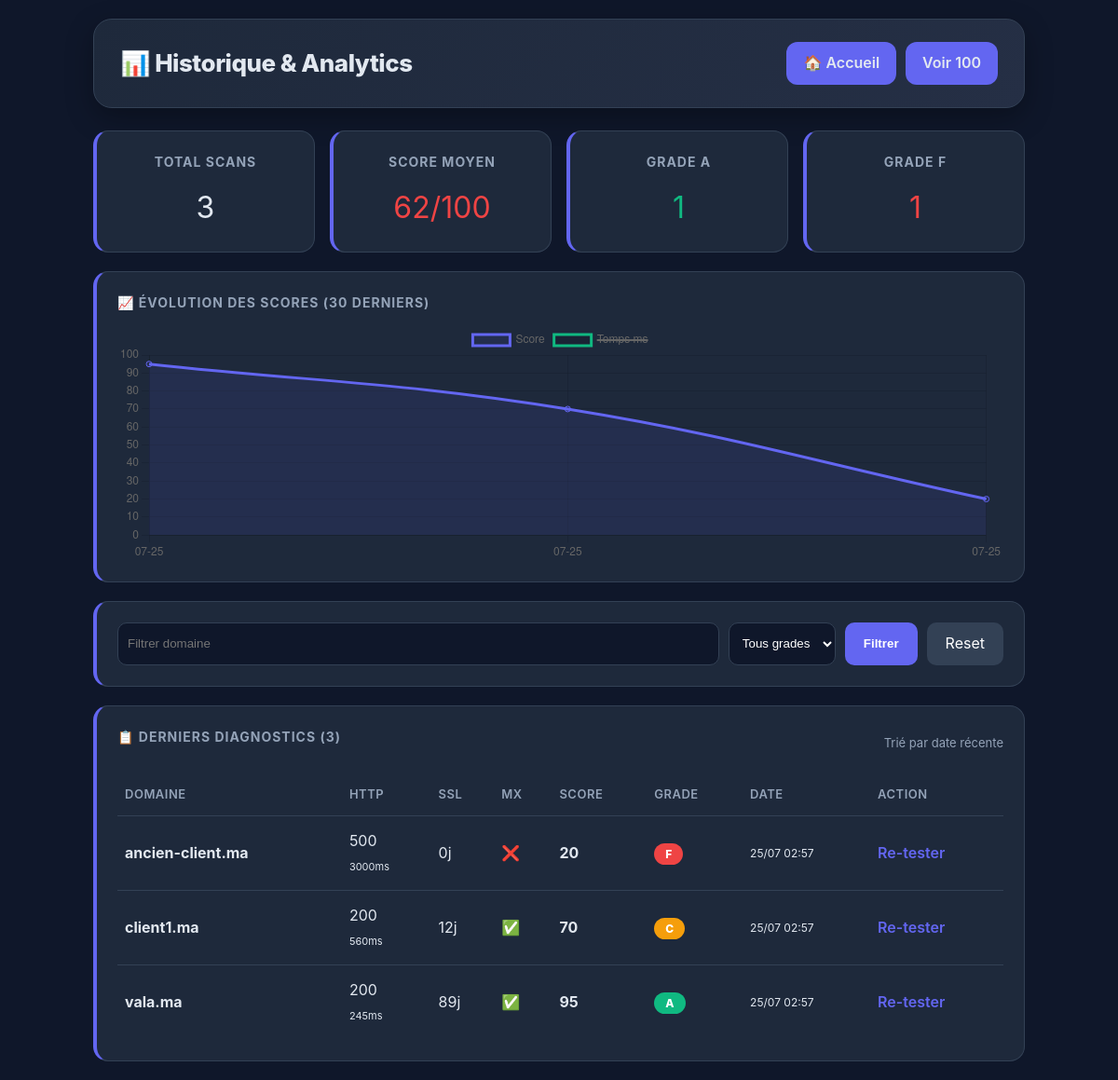
The page /history.php on the database its author committed.
### tables this page shows
CREATE TABLE diagnostics (
    id INT AUTO_INCREMENT PRIMARY KEY,
    domain VARCHAR(255) NOT NULL,
    http_code INT NOT NULL DEFAULT 0,
    response_time INT NOT NULL DEFAULT 0,
    ssl_days INT NOT NULL DEFAULT 0,
    ssl_expire_date DATE NULL,
    mx_ok TINYINT(1) NOT NULL DEFAULT 0,
    dns_a VARCHAR(100) DEFAULT 'N/A',
    dns_mx VARCHAR(255) DEFAULT 'N/A',
    vala_score INT NOT NULL DEFAULT 0,
    grade CHAR(1) NOT NULL DEFAULT 'F',
    full_report JSON NOT NULL,
    created_at TIMESTAMP DEFAULT CURRENT_TIMESTAMP,
    INDEX idx_domain (domain),
    INDEX idx_score (vala_score),
    INDEX idx_date (created_at)
);

### history.php (the view, shortened to what this page needs)
<?php
require 'config/database.php';
$filterDomain = $_GET['domain']?? '';
$limit = (int)($_GET['limit']?? 50);
$sql = "SELECT * FROM diagnostics WHERE 1=1";
$params = [];
$sql .= " ORDER BY created_at DESC LIMIT $limit";
$stmt = $pdo->prepare($sql);
$stmt->execute($params);
$rows = $stmt->fetchAll();
$stats = $pdo->query("SELECT COUNT(*) as total, AVG(vala_score) as avg_score, COUNT(CASE WHEN grade='A' THEN 1 END) as count_a, COUNT(CASE WHEN grade='F' THEN 1 END) as count_f FROM diagnostics")->fetch();
$avg = round($stats['avg_score']??0);
?>
<!DOCTYPE html><html><head><link rel="stylesheet" href="assets/style.css"></head><body>
<div class="container">
<div class="header"><h1>📊 Historique & Analytics</h1><div style="display:flex;gap:10px"><a href="index.php">🏠 Accueil</a><a href="?limit=100">Voir 100</a></div></div>
<div class="grid" style="grid-template-columns:1fr 1fr 1fr 1fr">
<div class="card" style="text-align:center"><h3>Total Scans</h3><div class="value" style="font-size:32px"><?= $stats['total']??0?></div></div>
<div class="card" style="text-align:center"><h3>Score Moyen</h3><div class="value" style="font-size:32px;color:<?= $avg>=80?'#10b981':'#ef4444'?>"><?= $avg?>/100</div></div>
<div class="card" style="text-align:center"><h3>Grade A</h3><div class="value" style="font-size:32px;color:#10b981"><?= $stats['count_a']??0?></div></div>
<div class="card" style="text-align:center"><h3>Grade F</h3><div class="value" style="font-size:32px;color:#ef4444"><?= $stats['count_f']??0?></div></div>
</div>
<div class="card" style="margin:20px 0"><h3>📈 Évolution des Scores (30 derniers)</h3><canvas id="scoreChart" height="80"></canvas></div>
<div class="card" style="margin-bottom:20px">
<form method="GET" style="display:flex;gap:10px;flex-wrap:wrap">
<input name="domain" placeholder="Filtrer domaine" value="<?= htmlspecialchars($filterDomain)?>" style="flex:1;min-width:200px;padding:10px;border-radius:10px;border:1px solid #334155;background:#0f172a;color:white">
<select name="grade" style="padding:10px;border-radius:10px;border:1px solid #334155;background:#0f172a;color:white"><option value="">Tous grades</option></select>
<button style="padding:10px 20px;background:#6366f1;border:none;border-radius:10px;color:white;font-weight:700;cursor:pointer">Filtrer</button>
<a href="history.php" style="padding:10px 20px;background:#334155;border-radius:10px;color:white;text-decoration:none">Reset</a>
</form>
</div>
<div class="card">
<div style="display:flex;justify-content:space-between;align-items:center;margin-bottom:16px"><h3>📋 Derniers Diagnostics (<?= count($rows)?>)</h3><span style="color:var(--muted);font-size:13px">Trié par date récente</span></div>
<table><tr><th>Domaine</th><th>HTTP</th><th>SSL</th><th>MX</th><th>Score</th><th>Grade</th><th>Date</th><th>Action</th></tr>
<?php foreach($rows as $r):
    $rep = json_decode($r['full_report']??'{}', true);
    $httpCode = $r['http_code']?? $rep['http']['code']?? 0;
    $sslDays = $r['ssl_days']?? 0;
?>
<tr><td><strong><?= htmlspecialchars($r['domain'])?></strong><br><span style="font-size:11px;color:var(--muted)"><?= htmlspecialchars($rep['http']['ip']??'')?></span></td><td><?= $httpCode?><br><span style="font-size:11px"><?= $r['response_time']??''?>ms</span></td><td><?= $sslDays?>j</td><td><?= $r['mx_ok']?'✅':'❌'?></td><td><strong><?= $r['vala_score']?></strong></td><td><span style="background:<?= match($r['grade']){'A'=>'#10b981','B'=>'#22c55e','C'=>'#f59e0b',default=>'#ef4444'}?>;color:white;padding:4px 12px;border-radius:20px;font-weight:800;font-size:12px"><?= $r['grade']?></span></td><td style="font-size:12px"><?= date('d/m H:i', strtotime($r['created_at']))?></td><td><a href="index.php?domain=<?= urlencode($r['domain'])?>" style="color:#6366f1;text-decoration:none;font-weight:600">Re-tester</a></td></tr>
<?php endforeach;?>
</table>
</div>
</div>
<script>
const ctx=document.getElementById('scoreChart');
new Chart(ctx,{type:'line',data:{labels:[<?php $rev=array_reverse($rows); foreach($rev as $r) echo "'".substr($r['created_at'],5,5)."',";?>],datasets:[{label:'Score',data:[<?php foreach($rev as $r) echo $r['vala_score'].",";?>],borderColor:'#6366f1',backgroundColor:'rgba(99,102,241,0.1)',fill:true,tension:0.4,pointRadius:3},{label:'Temps ms',data:[<?php foreach($rev as $r) echo ($r['response_time']??0).",";?>],borderColor:'#10b981',tension:0.4,hidden:true}]},options:{responsive:true,plugins:{legend:{display:true}},scales:{y:{beginAtZero:true,max:100}}}});
</script>
</body></html>

### assets/style.css (style rules this page uses)
:root { --bg: #0f172a; --card: #1e293b; --card-hover: #334155; --primary: #6366f1; --primary-dark: #4f46e5; --ok: #10b981; --warn: #f59e0b; --bad: #ef4444; --text: #e2e8f0; --muted: #94a3b8; --border: #334155 }
* { margin: 0; padding: 0; box-sizing: border-box }
body { background: var(--bg); color: var(--text); font-family: 'Inter', 'Segoe UI', system-ui, sans-serif; line-height: 1.6; padding: 20px; min-height: 100vh }
.container { max-width: 1000px; margin: 0 auto }
.header { display: flex; justify-content: space-between; align-items: center; background: linear-gradient(135deg, var(--card) 0%, #252f45 100%); padding: 24px 28px; border-radius: 20px; margin-bottom: 24px; border: 1px solid var(--border); box-shadow: 0 10px 30px rgba(0, 0, 0, 0.3) }
.header h1 { font-size: 26px; font-weight: 800; letter-spacing: -0.5px }
.header a { color: var(--text); text-decoration: none; background: var(--primary); padding: 10px 18px; border-radius: 12px; font-weight: 600; transition: 0.2s }
.grid { display: grid; grid-template-columns: 1fr 1fr; gap: 16px; margin-bottom: 16px }
.card { background: var(--card); padding: 22px; border-radius: 16px; border: 1px solid var(--border); border-left: 4px solid var(--primary); transition: 0.2s }
.card h3 { font-size: 14px; text-transform: uppercase; letter-spacing: 1px; color: var(--muted); margin-bottom: 12px }
table { width: 100%; border-collapse: collapse }
th { color: var(--muted); font-weight: 600; text-align: left; padding: 12px 8px; font-size: 13px; text-transform: uppercase; letter-spacing: 0.5px }
td { padding: 14px 8px; border-top: 1px solid var(--border) }

### rows shown on the page
diagnostics: domain "ancien-client.ma", http_code "500", response_time "3000", ssl_days "0", vala_score "20", grade "F", created_at "25/07 02:57"
diagnostics: domain "client1.ma", http_code "200", response_time "560", ssl_days "12", vala_score "70", grade "C", created_at "25/07 02:57"
diagnostics: domain "vala.ma", http_code "200", response_time "245", ssl_days "89", vala_score "95", grade "A", created_at "25/07 02:57"

### other values the page prints
$stats['total'] "3"
$avg "62"
$stats['count_a'] "1"
$stats['count_f'] "1"
count($rows) "3"
chart data {{ substr($r['created_at'],5,5) }} 07-25, 07-25, 07-25
